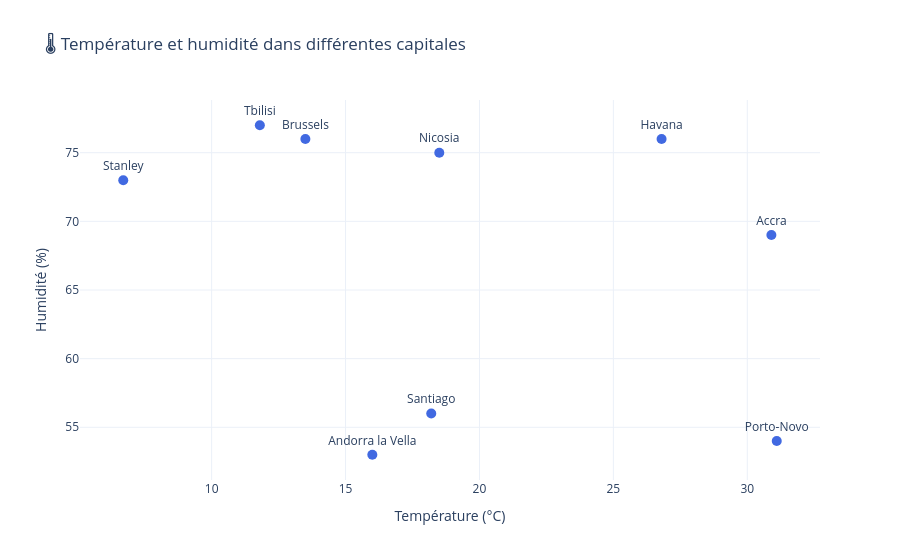

The notebook cell saved with this chart:
### Code cell
fig = px.scatter(
    df2,
    x="temperature",
    y="humidity",
    text="name",  # ajoute le nom de la ville à côté du point
    hover_name="name",  # affiche le nom en survol
    hover_data={
        "temperature": True,
        "humidity": True,
        "elevation": True,
        "timezone": True
    },
    title="🌡️ Température et humidité dans différentes capitales"
)

# Optionnel : ajuster la taille du texte pour qu’il soit lisible
fig.update_traces(textposition="top center", marker=dict(size=10, color="royalblue"))

# Personnalisation des axes
fig.update_layout(
    xaxis_title="Température (°C)",
    yaxis_title="Humidité (%)",
    template="plotly_white"
)

fig.show()

### Figure 1 — Plotly figure (JSON) as saved in the notebook; plotly's stock layout.template omitted (floating-point values rounded to 4 significant figures)
{"data": [{"customdata": [[1209, "GMT"], [336, "GMT"], [0, "GMT"], [1067, "GMT"], [689, "GMT"], [185, "GMT"], [29, "GMT"], [0, "GMT"], [1178, "GMT"]], "hovertemplate": "<b>%{hovertext}</b><br><br>temperature=%{x}<br>humidity=%{y}<br>name=%{text}<br>elevation=%{customdata[0]}<br>timezone=%{customdata[1]}<extra></extra>", "hovertext": ["Santiago", "Porto-Novo", "Stanley", "Tbilisi", "Nicosia", "Accra", "Brussels", "Havana", "Andorra la Vella"], "legendgroup": "", "marker": {"color": "royalblue", "size": 10, "symbol": "circle"}, "mode": "markers+text", "name": "", "orientation": "v", "showlegend": false, "text": ["Santiago", "Porto-Novo", "Stanley", "Tbilisi", "Nicosia", "Accra", "Brussels", "Havana", "Andorra la Vella"], "textposition": "top center", "type": "scatter", "x": [18.2, 31.1, 6.7, 11.8, 18.5, 30.9, 13.5, 26.8, 16.0], "xaxis": "x", "y": [56, 54, 73, 77, 75, 69, 76, 76, 53], "yaxis": "y"}], "layout": {"legend": {"tracegroupgap": 0}, "title": {"text": "🌡️ Température et humidité dans différentes capitales"}, "xaxis": {"anchor": "y", "domain": [0, 1], "title": {"text": "Température (°C)"}}, "yaxis": {"anchor": "x", "domain": [0, 1], "title": {"text": "Humidité (%)"}}}}
